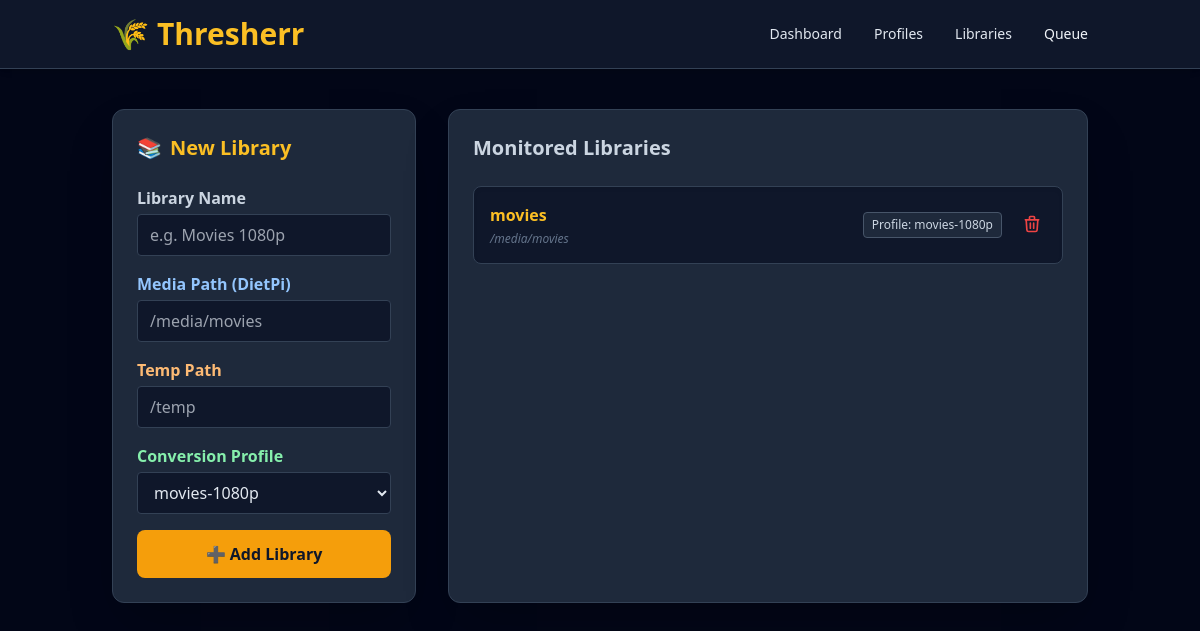
/libraries, run on the app's committed database.
### models.py (models this page shows)
class Library(Base):
    __tablename__ = "libraries"
    id = Column(Integer, primary_key=True, index=True)
    name = Column(String)
    media_path = Column(String)
    temp_path = Column(String)
    profile_id = Column(Integer, ForeignKey("profiles.id"))
    profile = relationship("Profile", back_populates="libraries")

class Profile(Base):
    __tablename__ = "profiles"
    id = Column(Integer, primary_key=True, index=True)
    name = Column(String)
    video_codec = Column(String)
    container = Column(String)
    video_max_res = Column(Integer)
    video_max_bitrate = Column(Integer)
    audio_codec = Column(String)
    audio_def_language = Column(String, nullable=True)
    audio_languages = Column(String, nullable=True)
    subtitle_codec = Column(String)
    subtitle_def_language = Column(String, nullable=True)
    subtitle_languages = Column(String, nullable=True)
    libraries = relationship("Library", back_populates="profile", cascade="all, delete-orphan")

### main.py (the view)
@app.get("/libraries", response_class=HTMLResponse)
async def get_libraries(request: Request, db: Session = Depends(get_db)):
    libraries = db.query(models.Library).all()
    profiles = db.query(models.Profile).all()
    return templates.TemplateResponse(
        request=request,
        name="libraries.html",
        context={"libraries": libraries, "profiles": profiles}
    )

### templates/libraries.html
{% extends "base.html" %}
{% block content %}
<div class="grid grid-cols-1 lg:grid-cols-3 gap-8">
    <section class="lg:col-span-1 bg-slate-800 p-6 rounded-xl border border-slate-700 shadow-2xl">
        <h2 class="text-xl font-bold mb-6 text-amber-400 flex items-center">
            <span class="mr-2">📚</span> New Library
        </h2>
        <form action="/libraries" method="POST" class="space-y-4">
            <div>
                <label class="block font-semibold mb-1 text-slate-300">Library Name</label>
                <input type="text" name="name" placeholder="e.g. Movies 1080p" required
                       class="w-full bg-slate-900 border border-slate-700 rounded px-3 py-2 text-slate-200 focus:border-amber-500 outline-none">
            </div>
            <div>
                <label class="block font-semibold mb-1 text-blue-300">Media Path (DietPi)</label>
                <input type="text" name="media_path" placeholder="/media/movies" required
                       class="w-full bg-slate-900 border border-slate-700 rounded px-3 py-2 text-slate-200 focus:border-blue-500 outline-none">
            </div>
            <div>
                <label class="block font-semibold mb-1 text-orange-300">Temp Path</label>
                <input type="text" name="temp_path" placeholder="/temp" required
                       class="w-full bg-slate-900 border border-slate-700 rounded px-3 py-2 text-slate-200 focus:border-orange-500 outline-none">
            </div>
            <div>
                <label class="block font-semibold mb-1 text-green-300">Conversion Profile</label>
                <select name="profile_id" required class="w-full bg-slate-900 border border-slate-700 rounded px-3 py-2 text-slate-200 focus:border-green-500 outline-none">
                    {% for profile in profiles %}
                        <option value="{{ profile.id }}">{{ profile.name }}</option>
                    {% endfor %}
                </select>
            </div>
            <button type="submit" class="w-full bg-amber-500 hover:bg-amber-600 text-slate-900 font-bold py-3 rounded-lg mt-4 transition-all transform active:scale-95">
                ➕ Add Library
            </button>
        </form>
    </section>
    <section class="lg:col-span-2 bg-slate-800 p-6 rounded-xl border border-slate-700 shadow-2xl">
        <h2 class="text-xl font-bold mb-6 text-slate-300">Monitored Libraries</h2>
        <div class="space-y-4">
            {% for lib in libraries %}
                <div class="bg-slate-900 p-4 rounded-lg border border-slate-700 flex justify-between items-center shadow-inner">
                    <div>
                        <h3 class="font-bold text-amber-400">{{ lib.name }}</h3>
                        <p class="text-xs text-slate-500 mt-1 italic">{{ lib.media_path }}</p>
                    </div>
                    <div class="flex items-center gap-4">
                        <span class="text-xs bg-slate-800 px-2 py-1 rounded border border-slate-600 text-slate-300">
                            Profile: {{ lib.profile.name }}
                        </span>
                        <form action="/libraries/{{ lib.id }}/delete" method="POST" onsubmit="return confirm('Are you sure you want to delete this library?');">
                            <button type="submit" class="text-red-500 hover:text-red-400 transition-colors p-1" title="Delete Library">
                                <svg xmlns="http://www.w3.org/2000/svg" class="h-5 w-5" fill="none" viewBox="0 0 24 24" stroke="currentColor">
                                    <path stroke-linecap="round" stroke-linejoin="round" stroke-width="2" d="M19 7l-.867 12.142A2 2 0 0116.138 21H7.862a2 2 0 01-1.995-1.858L5 7m5 4v6m4-6v6m1-10V4a1 1 0 00-1-1h-4a1 1 0 00-1 1v3M4 7h16" />
                                </svg>
                            </button>
                        </form>
                    </div>
                </div>
            {% else %}
                <p class="text-slate-500 italic text-center py-10">No libraries added yet.</p>
            {% endfor %}
        </div>
    </section>
</div>
{% endblock %}

### data on the page
Library: name "movies", media_path "/media/movies", profile.name "movies-1080p"

### other printed values
form field profile_id "movies-1080p"
